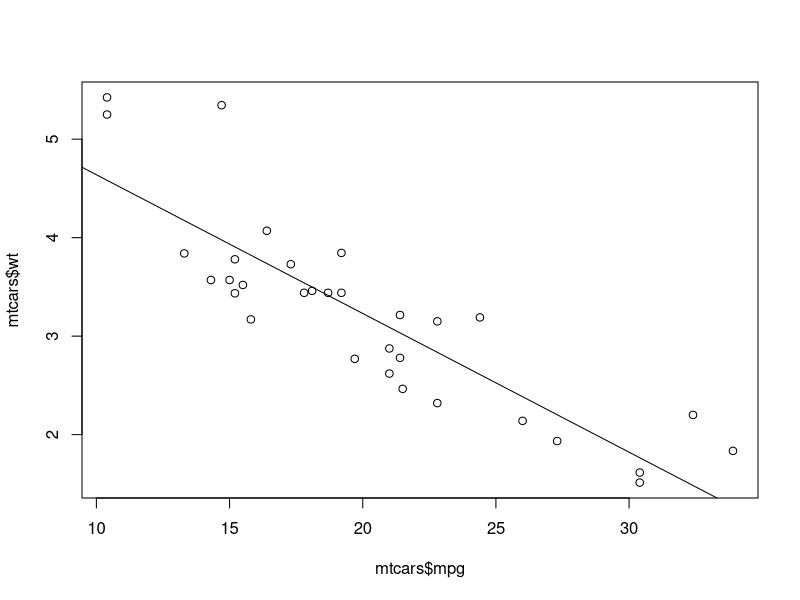
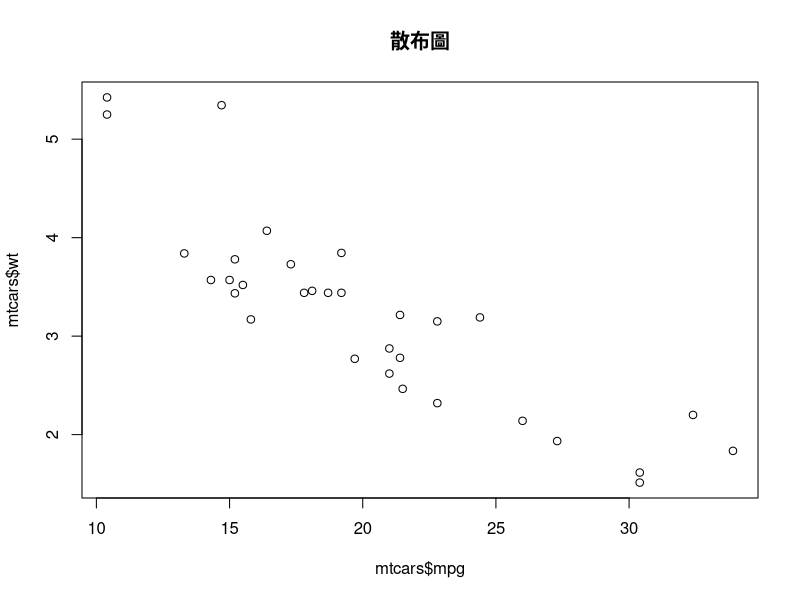
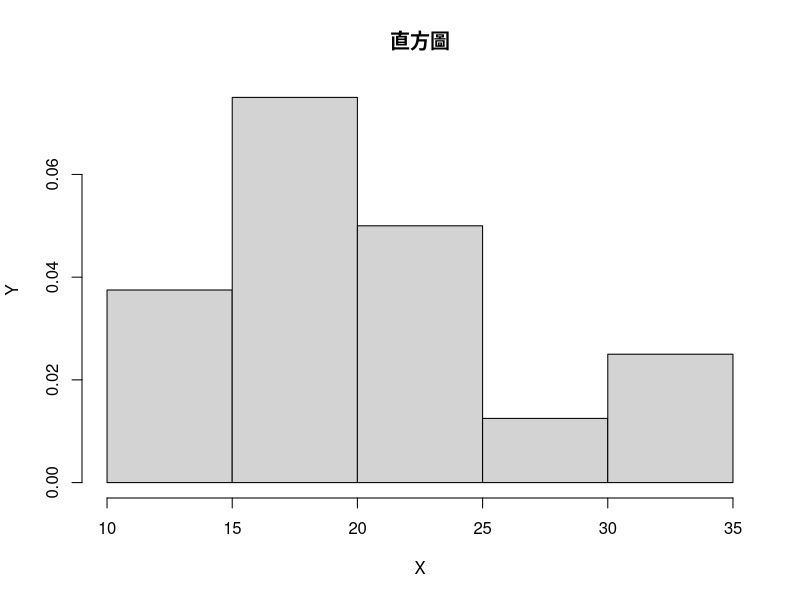

Source code (R) for these figures, in order: (Note: this script raises an error after producing the figures.)
#R Graphics
# -base
#   -high level
#   -low level
# -lattice
# -ggplot2****

#base
head(mtcars)
plot( mtcars$mpg, mtcars$wt)       #highlevel 直接創一個繪圖區
mm <- lm( mtcars$wt ~ mtcars$mpg)
abline(mm)                         #low level 在現有的繪圖區畫圖

plot(mtcars$mpg , mtcars$wt, main= "散布圖")

# histogram (include title)
hist( mtcars$mpg, 
      main = "直方圖",
      xlab = "X",
      ylab = "Y",
      probability=TRUE) 
line()


#Blox-plot
boxplot( mtcars$mpg )
boxplot( mpg ~ vs , data=mtcars ,xlab = "vs" ,ylab = "mpg") #根據不同mtcars$vs 畫 mpg


#plot+ points -> vs=0的點畫red
plot( mtcars$mpg, mtcars$wt ,xlab="mpg", ylab="wt")

c0 <- mtcars[mtcars$vs == 0,] ;c0
c1 <- mtcars[mtcars$vs == 1,] ;c1

points(c0$mpg, c0$wt , col="red" , pch=16)
points(c1$mpg, c1$wt , col="blue" , pch=16)

#lwd線變粗
abline( lm( wt~mpg, data=c0), col="red", lwd=2 )
abline( lm( wt~mpg, data=c1), col="blue", lwd=2 )

#圖示
legend("topright", pch=16, col=c("red","blue"), legend=c("0","1") )


#barplot
#給整理好的資料table()
barplot( table( mtcars$gear ), col = c("yellow", "green", "red" ) )

pie( table( mtcars$gear ) )

#set plot block繪圖區設置
#用mfrow 設定
par( mfrow = c(1,2) )
plot( c0$mpg, c0$wt, main="0")
plot( c1$mpg, c1$wt, main="1")


#lattice
library(lattice)

#公式表示
#y~x | f :不同f下,x對y影響

histogram( x= ~ mpg, data = mtcars )
histogram( x= ~ mpg| vs, data = mtcars ) #在不同vs的情況下,mpg的分布
histogram( x= ~ mpg| gear, data = mtcars , layout= c(3,1)) #在不同gear的情況下,mpg的分布
unique(mtcars$gear)

#box-plot
bwplot(x = ~mpg, data=mtcars)
bwplot(x = ~mpg |gear, data=mtcars, layout = c(1,3)) #layout三列一欄

#Density plot
densityplot( ~mpg, data = mtcars)
densityplot( ~mpg | gear, data=mtcars)


#xyplot
xyplot( wt~mpg, data=mtcars)
xyplot( wt~mpg, data=mtcars, group = vs) #vs= 0,1 幫vs分群



#lattice - panel function 圖上面在畫一個圖要用panel


#ggplot2
install.packages("ggplot2")
library(ggplot2)



# Use data from data.frame
head(mtcars)
qplot(mpg, wt, data = mtcars)
qplot(mpg, wt, data = mtcars, colour = cyl)
qplot(mpg, wt, data = mtcars, size = cyl)
qplot(mpg, wt, data = mtcars, facets = vs ~ am)

# https://blog.gtwang.org/r/ggplot2-tutorial-basic-concept-and-qplot/

#ggplot2 grammar
#資料來源（data）：指定原始資料來源的 data frame
head(iris)
ggplot( iris )
#美學對應（aesthetic）：指定原始資料與圖形之間的對應關係
#                       哪一個變數要當作 x 座標變數，而哪一個要當作 y 座標變數，還有資料繪圖時的樣式等

ggplot(iris, aes(x= Sepal.Length, y= Sepal.Width ))

#幾何圖案（geometry）：要用什麼幾何圖形繪製資料，例如點、線條、多邊形等
ggplot(iris, aes(x= Sepal.Length, y= Sepal.Width )) + geom_point( color="red", alpha=0.5)

g=ggplot(iris, aes(x= Sepal.Length)) #histogram -> only one variable
g + geom_histogram( bins=10, fill="skyblue", col="black")
g + geom_density()

### g = g + geom_point() ;g

#繪圖面（facet）：指定如何將資料分散在多張子圖形中繪製，以利互相比較
ggplot(iris, aes(x= Sepal.Length, y= Sepal.Width )) + 
  geom_point()+
  facet_grid( Species~. )

#統計轉換（statistical transformation）：指定如何以將資料轉換為各種統計量
ggplot(iris, aes(x= Sepal.Length, y= Sepal.Width )) + 
  geom_point()+
  facet_grid( Species~. )+
  stat_smooth( method ="lm", col="red", fullrange=TRUE)

g + geom_histogram( bins=10, fill="skyblue", col="black", aes( y = ..density.. ))+
  facet_grid(Species~.)+
  stat_density(alpha=0.5)

#座標系統（coordinate system）：指定繪圖時所使用的座標系統

ggplot(iris, aes(x= Sepal.Length, y= Sepal.Width )) + 
  geom_point()+
  facet_grid( Species~. )+
  stat_smooth( method ="lm", col="red")+
  scale_x_continuous("長度", limits = c(1,10))+
  scale_y_continuous("寬度", limits = c(-2,6))

#主題（theme）：控制資料以外的繪圖組件，例如座標軸、說明文字等
#用預設好的theme
ggplot(iris, aes(x= Sepal.Length, y= Sepal.Width )) + 
  geom_point()+
  facet_grid( Species~. )+
  stat_smooth( method ="lm", col="red", fullrange=TRUE)+
  theme_dark()

#ggplot2 theme package-------------------------------------
install.packages("ggthemes")
library(ggthemes)

ggplot(iris, aes(x= Sepal.Length, y= Sepal.Width )) + 
  geom_point()+
  facet_grid( Species~. )+
  stat_smooth( method ="lm", col="red", fullrange=TRUE)+
  theme_linedraw()

#也可以自己設定theme內的內容--------------------------------
ggplot(iris, aes(x= Sepal.Length, y= Sepal.Width )) + 
  geom_point()+
  facet_grid( Species~. )+
  stat_smooth( method ="lm", col="red", fullrange=TRUE)+
  theme()


#Example---------------------------------------------------
library(MASS)
head(mammals)

#有一兩個outlier
ggplot( mammals, aes( x = body, y = brain))+
  geom_point()

#座標取log
ggplot( mammals, aes( x = body, y = brain))+
  geom_point()+
  scale_x_log10()+
  scale_y_log10()

